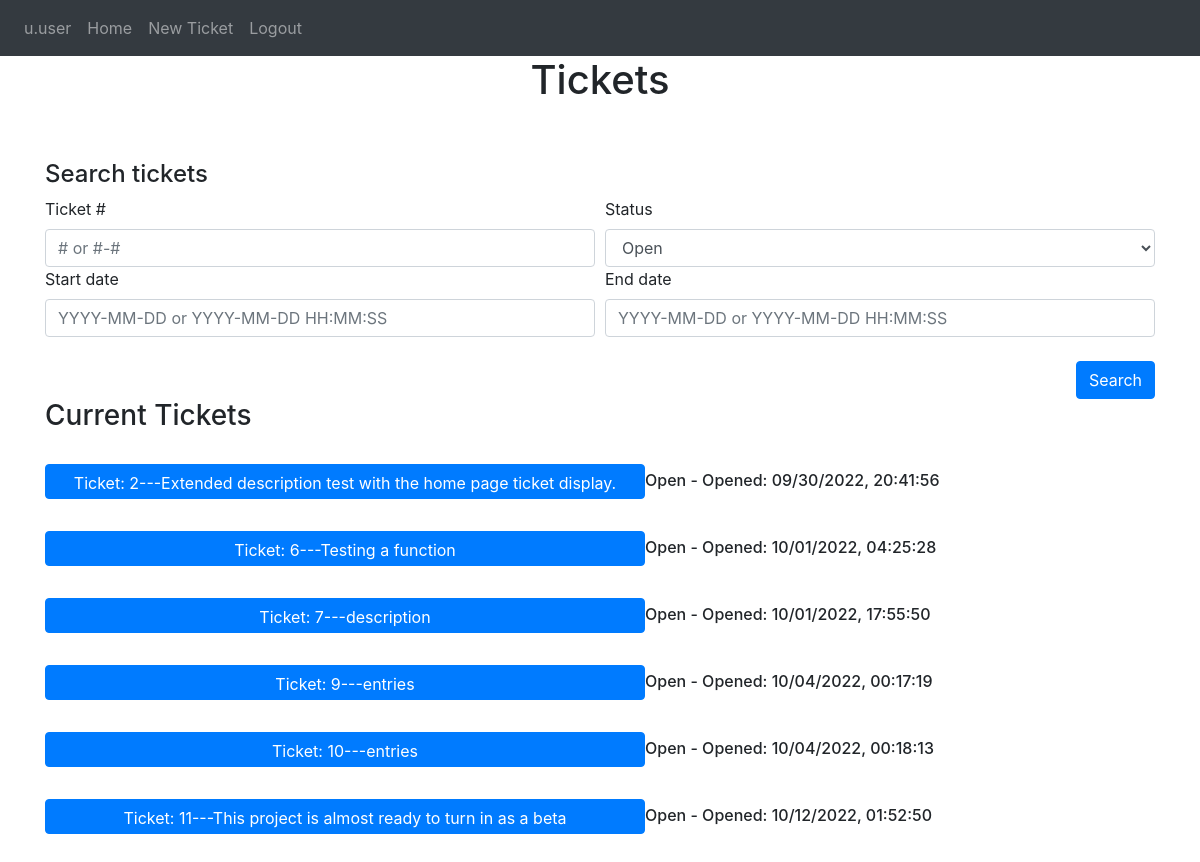
The app's page / (signed in) with its own data.
### Website/models.py (models this page shows)
class User(db.Model, UserMixin):
    id = db.Column(db.Integer, primary_key=True)
    username = db.Column(db.String(100), unique=True) #automatically generated to f.lname
    fname = db.Column(db.String(100))
    lname = db.Column(db.String(100))
    user_status = db.Column(db.Integer) #0 is deactivated, 1 is user, 2 is admin
    password_hash = db.Column(db.String(150))
    user_entries = db.relationship('Entry', backref='owner')

class Ticket(db.Model):
    id = db.Column(db.Integer, primary_key=True)
    short_description = db.Column(db.String(200))
    customer_name = db.Column(db.String(200))
    customer_contact = db.Column(db.String(200))
    status = db.Column(db.Integer) #0 is closed, 1 is open
    creation_date = db.Column(db.DateTime(timezone=True), default=func.now())
    close_date = db.Column(db.DateTime(timezone=True))
    ticket_entries = db.relationship('Entry')

### Website/views.py (the view, shortened to what this page needs)
@views.route('/', methods=['GET', 'POST'])
@login_required
def home():
    return render_template("home.html", user=current_user, tickets=Ticket.query.filter(Ticket.status == 1))

### Website/__init__.py (called while the page is built)
def create_app():
    app = Flask(__name__)
    app.config['SECRET_KEY'] = "SuperSecretKey"
    app.config['SQLALCHEMY_DATABASE_URI'] = f'sqlite:///{DB_NAME}'
    db.init_app(app)
    from .views import views
    from .auth import auth
    app.register_blueprint(views, url_prefix='/')
    app.register_blueprint(auth, url_prefix='/')
    from .models import User, Ticket, Entry
    create_database(app)
    login_manager = LoginManager()
    login_manager.login_view = 'auth.login'
    login_manager.init_app(app)
    @login_manager.user_loader
    def load_user(id):
        return User.query.get(int(id))
    return app

### Website/templates/home.html (shortened to what this page needs)
{% extends "base.html" %}
{% block content%} <h1 align="center">Tickets</h1>
    <br />
    <br />
    <h4 align="left"> Search tickets </h4>
    <form method="POST">
        <div class="form-row">
          <div class="col-6">
            <label for="TicketID">Ticket #</label>
            <input type="text" class="form-control" id="TicketID" name="TicketID" placeholder="# or #-#">
          </div>
          <div class="col-6">
            <label for="status">Status</label>
            <select id="status" class="form-control" name="status">
                <option value='1' selected>Open</option>
            </select>
        </div>
        </div>
        <div class="form-row">
            <div class="col-6">
                <label for="start_date">Start date</label>
                <input type="text" class="form-control" id="start_date" name="start_date" placeholder="YYYY-MM-DD or YYYY-MM-DD HH:MM:SS" >
              </div>
              <div class="col-6">
                  <label for="end_date">End date</label>
                  <input type="text" class="form-control" id="end_date" name="end_date" placeholder="YYYY-MM-DD or YYYY-MM-DD HH:MM:SS">
              </div>
        </div>
        <br>
        <div align="right">
            <button type="submit" class="btn btn-primary">Search</button>
        </div>
      </form>
    <h3> Current Tickets</h3>
    <br>
    <ul class="list-group list-group-flush" id="tickets">
        {% for ticket in tickets%}
        <div class='message' style=display:inline;>
            {% if ticket.status == 0 %}
                <h6><a href="/ticket/{{ticket.id}}" class="btn btn-primary" onClick="" style="height:35px; width:600px" > Ticket: {{ ticket.id }}---{{ticket.short_description}} </a>{{'Closed - Opened: ' + ticket.creation_date.strftime("%m/%d/%Y, %H:%M:%S") + ' Closed: ' + ticket.close_date.strftime("%m/%d/%Y, %H:%M:%S")}}</h6>
            {% elif ticket.status == 1%}
                <h6><a href="/ticket/{{ticket.id}}" class="btn btn-primary" onClick="" style="height:35px; width:600px" > Ticket: {{ ticket.id }}---{{ticket.short_description}} </a>{{'Open - Opened: ' + ticket.creation_date.strftime("%m/%d/%Y, %H:%M:%S")}}</h6>
            {% endif %}
            <br>
        </div>
        {% endfor%}
    </ul>
{%endblock%}

### Website/templates/base.html (shortened to what this page needs)
<!DOCTYPE html>
<html>
  <head>
    <link
      rel="stylesheet"
      href="https://stackpath.bootstrapcdn.com/bootstrap/4.4.1/css/bootstrap.min.css"
    />
    <link
      rel="stylesheet"
      href="https://stackpath.bootstrapcdn.com/font-awesome/4.7.0/css/font-awesome.min.css"
    />
  </head>
  <body>
    <nav class="navbar navbar-expand-lg navbar-dark bg-dark">
      <div class="collapse navbar-collapse" id="navbar">
        <div class="navbar-nav">
            {% if user.is_authenticated %}
            <a class="nav-item nav-link" id="user" href="/userpage">{{user.username}}</a>
            <a class="nav-item nav-link" id="home" href="/">Home</a>
            <a class="nav-item nav-link" id="adduser" href="/ticket">New Ticket</a>
            <a class="nav-item nav-link" id="logout" href="/logout">Logout</a>
            {% else %}
            <a class="nav-item nav-link" id="login" href="/login">Login</a>
            {% endif %}
        </div>
       </div>
    </nav>
    <div class="container">
        {% block content%}
        {%endblock%}
    </div>
  </body>
</html>

### records on screen
User: username "u.user"
Ticket: id "2", short_description "Extended description test with the home page ticket display.", creation_date "Open - Opened: 09/30/2022, 20:41:56"
Ticket: id "6", short_description "Testing a function", creation_date "Open - Opened: 10/01/2022, 04:25:28"
Ticket: id "7", short_description "description", creation_date "Open - Opened: 10/01/2022, 17:55:50"
Ticket: id "9", short_description "entries", creation_date "Open - Opened: 10/04/2022, 00:17:19"
Ticket: id "10", short_description "entries", creation_date "Open - Opened: 10/04/2022, 00:18:13"
Ticket: id "11", short_description "This project is almost ready to turn in as a beta", creation_date "Open - Opened: 10/12/2022, 01:52:50"
